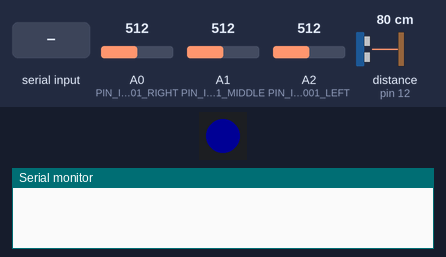
The sketch below on a simulated Arduino Uno, built with avr-gcc and run on an emulated ATmega328P. Shown: 1 RGB LEDs in strip order, left to right, the last lines printed to the serial monitor. The inputs (shaded band) are chosen by the test bench; at power-on: A0 (PIN_ITR20001_RIGHT) = 512, A1 (PIN_ITR20001_MIDDLE) = 512, A2 (PIN_ITR20001_LEFT) = 512, distance to the obstacle (sensor on pin 12) 80 cm. The echo pulse lasts 58.3 µs per cm; dim RGB values are drawn brighter than linear.

Above: at 0.9 s.
1.0 s: "{OK}" received over Serial
At 2.2 s:
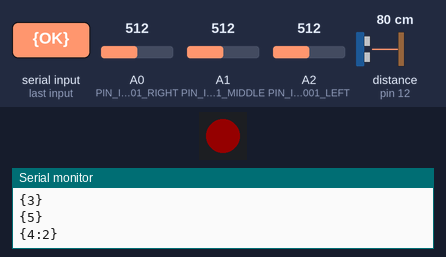
2.5 s: A0 (PIN_ITR20001_RIGHT) set to 884
4.0 s: A0 (PIN_ITR20001_RIGHT) set to 914
At 5.2 s:
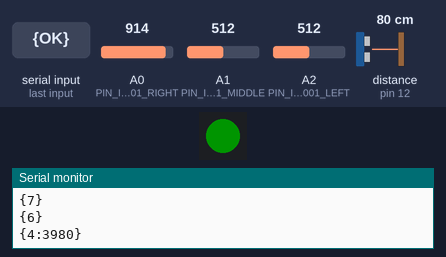
5.5 s: A0 (PIN_ITR20001_RIGHT) set to 716
At 6.1 s:
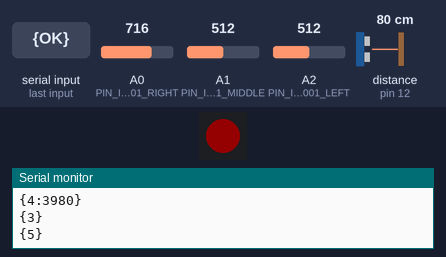
7.1 s: A0 (PIN_ITR20001_RIGHT) set to 992
At 7.5 s:
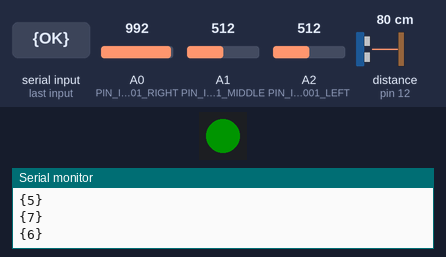
Timing chart, 0 to 9.6 s (numbered marks = the images above; inputs shaded):
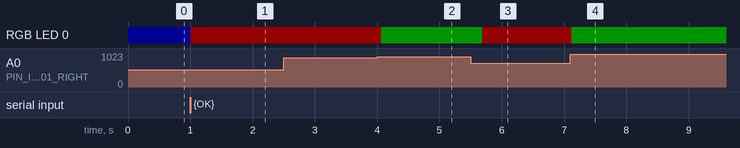

The sketch:

car.ino
```cpp
#include "FastLED.h"
#include <Arduino_FreeRTOS.h>

#define TRIG_PIN 13
#define ECHO_PIN 12
#define VEL_SOUND 0.0343
#define PIN_ITR20001_LEFT   A2
#define PIN_ITR20001_MIDDLE A1
#define PIN_ITR20001_RIGHT  A0

#define LINE_TRESHOLD 900
// Enable/Disable motor control.
//  HIGH: motor control enabled
//  LOW: motor control disabled
#define PIN_Motor_STBY 3

// Group A Motors (Right Side)
// PIN_Motor_AIN_1: Digital output. HIGH: Forward, LOW: Backward
#define PIN_Motor_AIN_1 7
// PIN_Motor_PWMA: Analog output [0-255]. It provides speed.
#define PIN_Motor_PWMA 5

// Group B Motors (Left Side)
// PIN_Motor_BIN_1: Digital output. HIGH: Forward, LOW: Backward
#define PIN_Motor_BIN_1 8
// PIN_Motor_PWMB: Analog output [0-255]. It provides speed.
#define PIN_Motor_PWMB 6
#define PIN_RBGLED 4
#define NUM_LEDS 1

#define PERIODIC_T1 100
#define PERIODIC_T2 200
#define PERIODIC_T3 4000
#define PERIODIC_T4 150
CRGB leds[NUM_LEDS];

volatile long duration;
volatile float distance;
volatile int left_IR, right_IR, mid_IR;
volatile int endLap = 0;
bool lineLost = false;
volatile int totalCounter = 0, lineCounter = 0;
unsigned long startTime;

void sendMsg(int action, unsigned long arg) {
  Serial.print("{");
  Serial.print(action);

  if (arg) {
    Serial.print(":");
    Serial.print(arg);
  }

  Serial.println("}");
}

uint32_t Color(uint8_t r, uint8_t g, uint8_t b)
{
  return (((uint32_t)r << 16) | ((uint32_t)g << 8) | b);
}


static void Task1(void *parameters) {
  TickType_t xLastWakeTime;

  while(!endLap) {
    xLastWakeTime = xTaskGetTickCount();

    left_IR = analogRead(PIN_ITR20001_LEFT);
    mid_IR  = analogRead(PIN_ITR20001_MIDDLE);
    right_IR = analogRead(PIN_ITR20001_RIGHT);
    /*
    Serial.print("IR L:");
    Serial.print(left_IR);
    Serial.print(" M:");
    Serial.print(mid_IR);
    Serial.print(" R:");
    Serial.println(right_IR);
    */
    if (left_IR < LINE_TRESHOLD && mid_IR < LINE_TRESHOLD && right_IR < LINE_TRESHOLD) {
      if (!lineLost) {
        lineLost = true;
        sendMsg(3, 0);
        sendMsg(5, 0);
      }
    } else {
      lineCounter++;
      if (lineLost){
        lineLost = false;
        sendMsg(7, 0);
        sendMsg(6, 0);
      }
    }
    totalCounter++;
    xTaskDelayUntil(&xLastWakeTime, (PERIODIC_T1 / portTICK_PERIOD_MS));
  }
}

static void Task2(void *parameters) {
  TickType_t xLastWakeTime;

  while(!endLap) {
    xLastWakeTime = xTaskGetTickCount();

    if (left_IR > LINE_TRESHOLD || mid_IR > LINE_TRESHOLD || right_IR > LINE_TRESHOLD)
      FastLED.showColor(Color(0, 255, 0));
    else FastLED.showColor(Color(255, 0, 0));

    xTaskDelayUntil(&xLastWakeTime, (PERIODIC_T2 / portTICK_PERIOD_MS));
  }
}

static void Task3(void *parameters) {
  TickType_t xLastWakeTime;

  while(!endLap) {
    xLastWakeTime = xTaskGetTickCount();
    unsigned long time = millis() - startTime;
    sendMsg(4, time);

    xTaskDelayUntil(&xLastWakeTime, (PERIODIC_T3 / portTICK_PERIOD_MS));
  }
}

static void Task4(void *parameters) {
  TickType_t xLastWakeTime;

  while(!endLap) {
    xLastWakeTime = xTaskGetTickCount();
    digitalWrite(TRIG_PIN, LOW);
    delayMicroseconds(2);
    digitalWrite(TRIG_PIN, HIGH);
    delayMicroseconds(10);
    digitalWrite(TRIG_PIN, LOW);
    duration = pulseIn(ECHO_PIN, HIGH, 30000);
    if (duration > 0) {
      distance = duration * VEL_SOUND / 2;
      if (distance < 8.2) {
        endLap = 1;
        sendMsg(2, distance);
        unsigned long time = millis() - startTime;
        sendMsg(1, time);
      }
    }

    xTaskDelayUntil(&xLastWakeTime, (PERIODIC_T4 / portTICK_PERIOD_MS));
  }
}

void setup() {
  Serial.begin(115200);
  FastLED.addLeds<NEOPIXEL, PIN_RBGLED>(leds, NUM_LEDS);
  FastLED.setBrightness(20);
  FastLED.showColor(Color(0, 0, 255));

  pinMode(PIN_ITR20001_LEFT,   INPUT);
  pinMode(PIN_ITR20001_MIDDLE, INPUT);
  pinMode(PIN_ITR20001_RIGHT,  INPUT);

  pinMode(TRIG_PIN, OUTPUT);
  pinMode(ECHO_PIN, INPUT);


  String sendBuff;


  while(1) {

    if (Serial.available()) {

      char c = Serial.read();
      sendBuff += c;

      if (c == '}')  {
        if (sendBuff == "{OK}") {
          break;
        }
        sendBuff = "";
      }
    }
  }

  xTaskCreate(Task1, "ReadItr", 100, NULL, 4, NULL);
  xTaskCreate(Task2, "LED", 100, NULL, 1, NULL);
  xTaskCreate(Task3, "Ping", 100, NULL, 2, NULL);
  xTaskCreate(Task4, "UltraSound", 100, NULL, 3, NULL);

  sendMsg(0, 0);
  startTime = millis();

}

void loop() {
  // put your main code here, to run repeatedly:

}
```

Measured:
- the behaviour switches between 900 and 901 on A0 (PIN_ITR20001_RIGHT) (found by bisection; images 1 and 2)
- after the input at 1.0 s, RGB LED 0: RGB(0, 0, 20) → RGB(20, 0, 0) at once
- after the input at 2.5 s, every drawn part: stays the same
- after the input at 4.0 s, RGB LED 0: RGB(20, 0, 0) → RGB(0, 20, 0) after 0.07 s
- after the input at 5.5 s, RGB LED 0: RGB(0, 20, 0) → RGB(20, 0, 0) after 0.19 s
- after the input at 7.1 s, RGB LED 0: RGB(20, 0, 0) → RGB(0, 20, 0) at once
